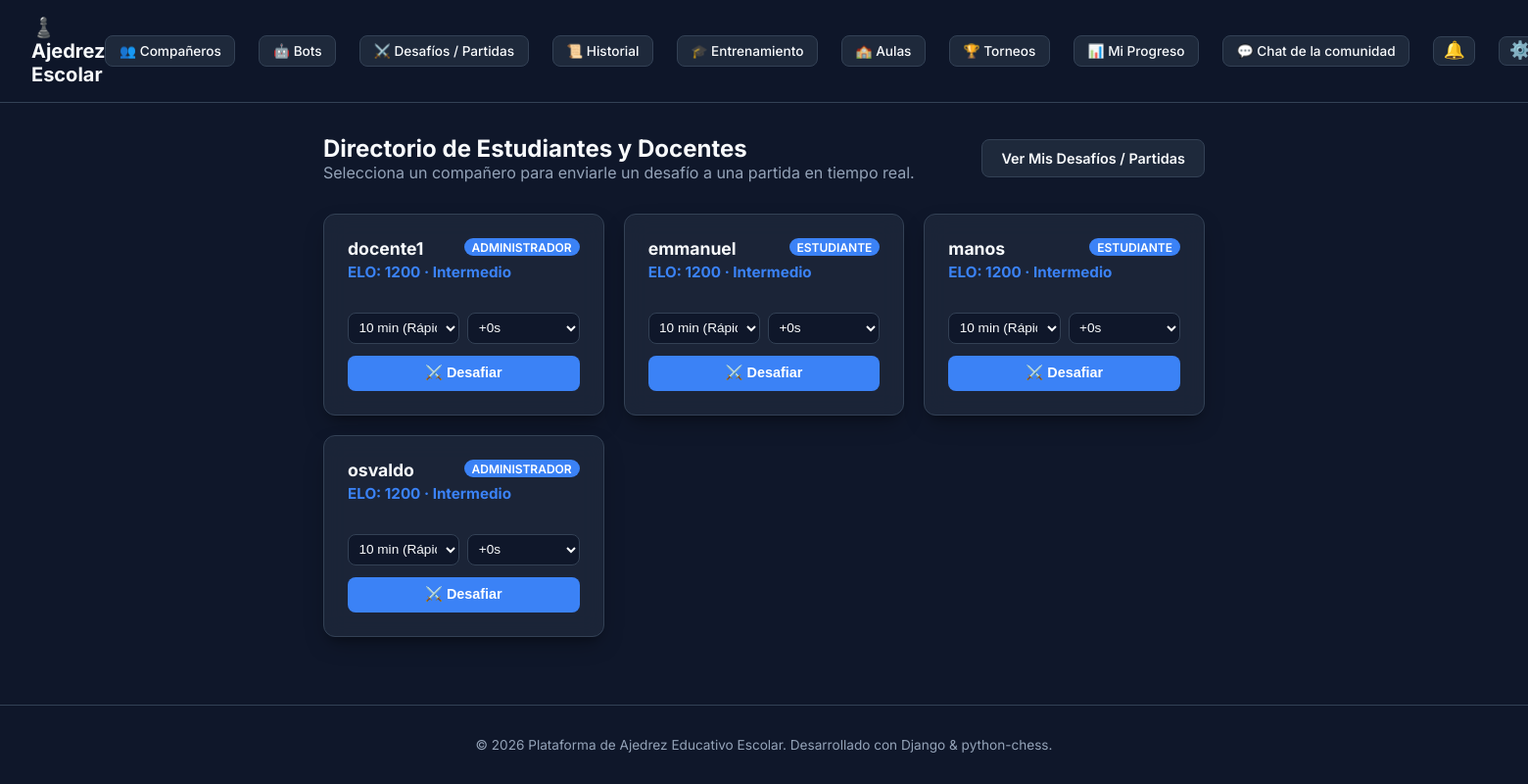
Before: /accounts/classmates/ (signed in) with the older database file.
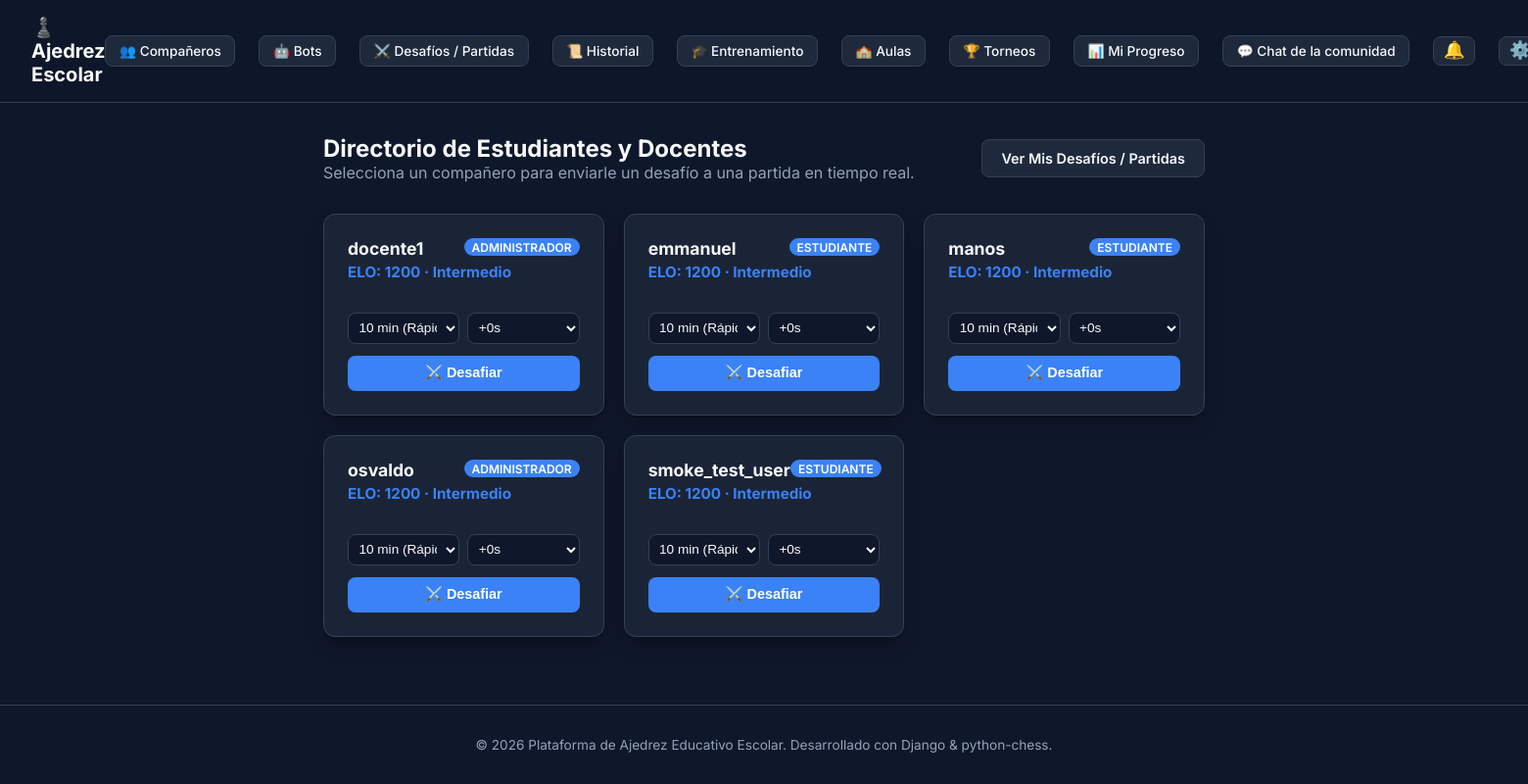
After: the same page with the newer database file.
### apps/accounts/models.py (models this page shows, shortened)
class CustomUser(AbstractUser):
    class Role(models.TextChoices):
        ADMIN = 'ADMIN', 'Administrador'
        TEACHER = 'TEACHER', 'Docente'
        STUDENT = 'STUDENT', 'Estudiante'
        BOT = 'BOT', 'Bot'
    role = models.CharField(
        max_length=10,
        choices=Role.choices,
        default=Role.STUDENT,
        verbose_name="Rol de usuario"
    )
    elo_rating = models.IntegerField(default=1200, verbose_name="Puntuación ELO")
    bio = models.TextField(blank=True, verbose_name="Biografía")
    @property
    def rank(self):
        from apps.ratings.elo import rank_for_elo
        return rank_for_elo(self.elo_rating)

### apps/accounts/views.py (the view)
# urls.py: path('classmates/', ClassmateListView.as_view(), name='classmates'),
class ClassmateListView(LoginRequiredMixin, ListView):
    model = CustomUser
    template_name = 'accounts/classmates.html'
    context_object_name = 'classmates'
    def get_queryset(self):
        return CustomUser.objects.exclude(id=self.request.user.id).exclude(
            role=CustomUser.Role.BOT
        ).order_by('-elo_rating', 'username')

### apps/personalization/context_processors.py (called while the page is built)
def chess_appearance(request):
    user = getattr(request, 'user', None)
    piece_set, board_theme, is_custom = resolve_user_appearance(user)
    return {
        'user_piece_set': piece_set,
        'user_board_theme': board_theme,
        'is_custom_appearance': is_custom,
        'chess_piece_sets': PIECE_SETS,
        'chess_board_themes': BOARD_THEMES,
    }

### apps/personalization/models.py (called while the page is built)
    @classmethod
    def get_solo(cls):
        obj, _ = cls.objects.get_or_create(id=1)
        return obj

### apps/ratings/elo.py (called while the page is built)
def rank_for_elo(elo: int) -> PlayerRank:
    for rank in reversed(_RANKS_DESC):
        if elo >= rank.min_elo:
            return rank
    return PlayerRank.NOVATO

    @property
    def label(self) -> str:
        return self.value[0]

    @property
    def min_elo(self) -> int:
        return self.value[1]

### templates/accounts/classmates.html (shortened to what this page needs)
{% extends 'base.html' %}
{% block content %}
<div style="max-width: 900px; margin: 0 auto;">
    <div style="display: flex; justify-content: space-between; align-items: center; margin-bottom: 2rem;">
        <div>
            <h2>Directorio de Estudiantes y Docentes</h2>
            <p style="color: var(--text-secondary);">Selecciona un compañero para enviarle un desafío a una partida en tiempo real.</p>
        </div>
        <a href="{% url 'challenges_list' %}" class="btn btn-secondary">
            Ver Mis Desafíos / Partidas
        </a>
    </div>
    <div style="display: grid; grid-template-columns: repeat(auto-fill, minmax(260px, 1fr)); gap: 1.25rem;">
        {% for classmate in classmates %}
            <div class="card" style="display: flex; flex-direction: column; justify-content: space-between;">
                <div>
                    <div style="display: flex; justify-content: space-between; align-items: flex-start;">
                        <h3 style="font-size: 1.1rem; margin-bottom: 0.25rem;">{{ classmate.username }}</h3>
                        <span class="role-pill">{{ classmate.get_role_display }}</span>
                    </div>
                    <p style="color: var(--accent-color); font-weight: 700; font-size: 0.95rem; margin-bottom: 1rem;">
                        ELO: {{ classmate.elo_rating }} · {{ classmate.rank.label }}
                    </p>
                </div>
                <form action="{% url 'create_challenge' classmate.id %}" method="post" style="margin-top: 1rem;">
                    <div style="display: flex; gap: 0.5rem; margin-bottom: 0.75rem;">
                        <select name="time_control_minutes" class="form-select" style="font-size: 0.85rem; padding: 0.4rem;">
                            <option value="10" selected>10 min (Rápida)</option>
                        </select>
                        <select name="time_control_increment" class="form-select" style="font-size: 0.85rem; padding: 0.4rem;">
                            <option value="0" selected>+0s</option>
                        </select>
                    </div>
                    <button type="submit" class="btn btn-primary" style="width: 100%;">
                        ⚔️ Desafiar
                    </button>
                </form>
            </div>
        {% empty %}
            <div class="card" style="grid-column: 1 / -1; text-align: center; padding: 3rem;">
                <p style="color: var(--text-secondary);">No hay otros estudiantes o docentes registrados aún.</p>
            </div>
        {% endfor %}
    </div>
</div>
{% endblock %}

Changed rows visible on the page:
added CustomUser: username "smoke_test_user", role "ESTUDIANTE", elo_rating "1200", rank.label "Intermedio"
